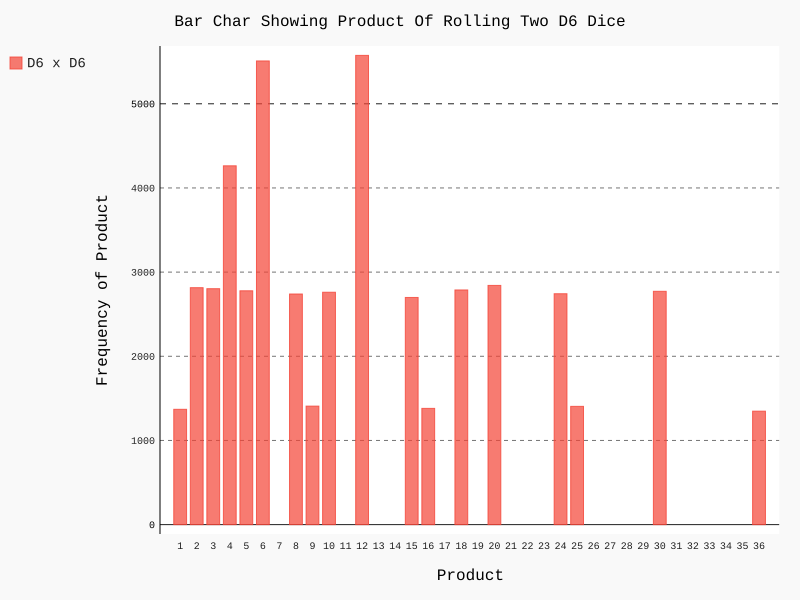

Reproduce this figure in Python.
import pygal
from die import Die
import prod_module as prod

"""MAIN PROGRAMME BEGINS HERE"""
#Initialising Dice
die_1 = Die()
die_2 = Die()
rolls = 50000

#Getting Product of Rolling Dice
prod_results = prod.get_roll_product(die_1, die_2, rolls)

#Printing Preliminary Summary
prod.print_basic_summary(prod_results)
min_product = min(prod_results)
max_product = max(prod_results)

#Generating frequency distribution list
frequencies = prod.populate_frequencies(prod_results)

#Plotting bar chart
graph = pygal.Bar()
graph.title = "Bar char showing product of rolling two D6 dice".title()
graph.x_title = "Product"
graph.y_title = "Frequency of Product"
graph.x_labels = [str(val) for val in range(min_product, max_product + 1)]

#Adding data to bar chart and saving as svg
graph.add("D6 x D6", frequencies)
graph.render_to_file("15_9_multiplication.svg")
